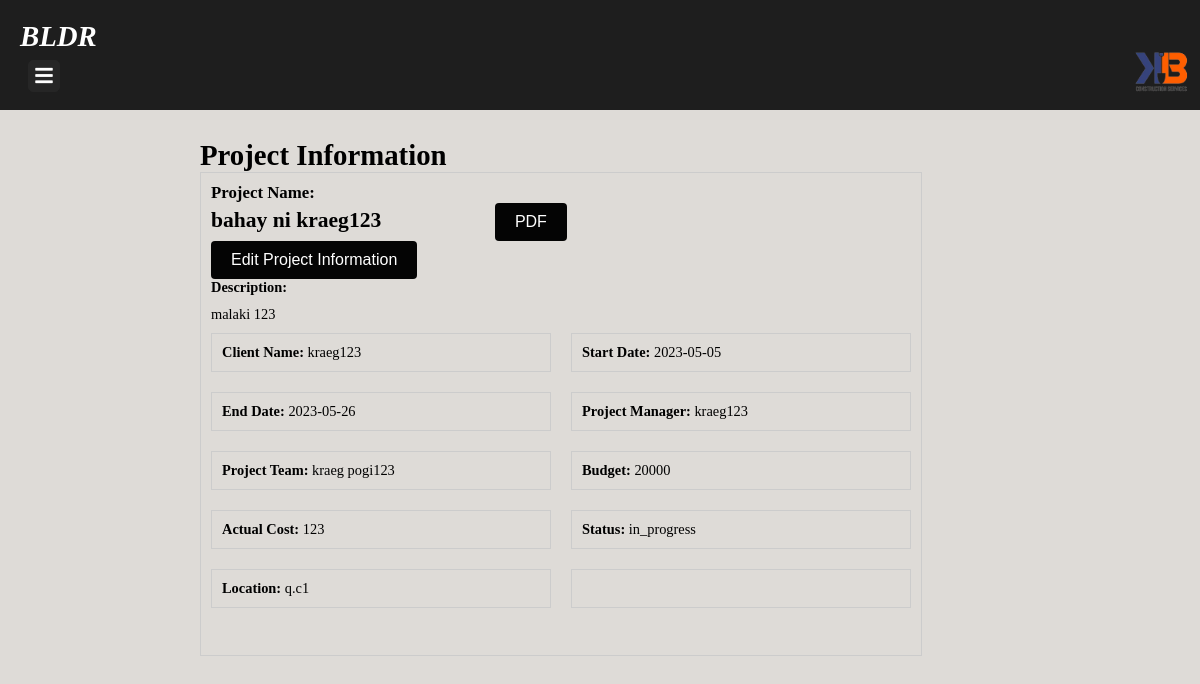
Screenshot of /display_project.php?id=6 with the database file from the repository.
### tables this page shows
CREATE TABLE `project` (
  `project_id` int(11) NOT NULL,
  `project_name` varchar(255) NOT NULL,
  `project_description` text NOT NULL,
  `client_name` varchar(255) NOT NULL,
  `start_date` date NOT NULL,
  `end_date` date NOT NULL,
  `project_manager` varchar(255) NOT NULL,
  `project_team` text NOT NULL,
  `budget` float NOT NULL,
  `actual_cost` float DEFAULT NULL,
  `status` varchar(255) NOT NULL,
  `location` varchar(255) NOT NULL,
  `image` text DEFAULT NULL
);

### display_project.php (the view, shortened to what this page needs)
<?php
include("connection.php");
$project_id = mysqli_real_escape_string($con, $_GET['id']);
$query = "SELECT * FROM project WHERE project_id = $project_id";
$result = mysqli_query($con, $query);
include('layouts/header.php');
?>
<div class="main-content">
  <div class="container">
    <div class="project-list">
      <h1>Project Information</h1>
      <?php
      if ($result && mysqli_num_rows($result) > 0) {
          $row = mysqli_fetch_assoc($result);
          $project_name = $row['project_name'];
          $project_description = $row['project_description'];
          $client_name = $row['client_name'];
          $start_date = $row['start_date'];
          $end_date = $row['end_date'];
          $project_manager = $row['project_manager'];
          $project_team = $row['project_team'];
          $budget = $row['budget'];
          $actual_cost = $row['actual_cost'];
          $status = $row['status'];
          $location = $row['location'];
          ?>
          <div class="project">
            <h3><strong>Project Name:</strong></h3>
            <form action="generate_pdf.php" method="POST" target="_blank">
              <div style="display: inline-block;">
                <h2 style="display: inline; margin-right: 110px;"><?php echo $project_name ?></h2>
                <button type="submit" class="edit-button">PDF</button>
                <br>
              </div>
              <br>
            </form>
            <form action="edit_project.php" method="GET">
              <button type="submit" class="edit-button">Edit Project Information</button>
            </form>
            <strong>Description:</strong>
            <p><?php echo $project_description ?></p>
            <div class="project-details">
              <div class="detail">
                <strong>Client Name:</strong>
                <span><?php echo $client_name ?></span>
              </div>
              <div class="detail">
                <strong>Start Date:</strong>
                <span><?php echo $start_date ?></span>
              </div>
              <div class="detail">
                <strong>End Date:</strong>
                <span><?php echo $end_date ?></span>
              </div>
              <div class="detail">
                <strong>Project Manager:</strong>
                <span><?php echo $project_manager ?></span>
              </div>
              <div class="detail">
                <strong>Project Team:</strong>
                <span><?php echo $project_team ?></span>
              </div>
              <div class="detail">
                <strong>Budget:</strong>
                <span><?php echo $budget ?></span>
              </div>
              <div class="detail">
                <strong>Actual Cost:</strong>
                <span><?php echo $actual_cost ?></span>
              </div>
              <div class="detail">
                <strong>Status:</strong>
                <?php if ($status == 'canceled'): ?>
                  <span style="background-color: #FFCDD2;"><?php echo $status ?></span>
                <?php elseif ($status == 'completed'): ?>
                  <span style="background-color: green;"><?php echo $status ?></span>
                <?php else: ?>
                  <span><?php echo $status ?></span>
                <?php endif; ?>
              </div>
              <div class="detail">
                <strong>Location:</strong>
                <span><?php echo $location ?></span>
              </div>
              <div class="detail">
              </div>
              <br>
            </div>
          </div>
        <?php
      } else {
          echo "Error retrieving project details.";
      }
      ?>
    </div>
  </div>
</div>
</body>
</html>

### bldr.css (style rules this page uses)
body { font-size: 0.9em; }
* { margin: 0; padding: 0; text-decoration: none; }
.main-content { margin-left: 0; padding: 20px; transition: margin-left 0.5s; }
.main-content { margin-top: 100px; }
h2 { margin-bottom: 20px; }
p { margin-bottom: 10px; }
body { background-color: #dedbd7; }

### existing.css (style rules this page uses)
.project { border: 1px solid #ccc; padding: 10px; margin-bottom: 15px; max-width: 700px; }
h2 { display: inline-block; }
.project h3 { margin: 0; }
.container { margin: 0 auto; max-width: 800px; }
.edit-button { background-color: #040404; color: white; border: none; padding: 10px 20px; text-align: center; text-decoration: none; display: inline-block; font-size: 16px; border-radius: 4px; transition: background-color 0.3s ease; cursor: pointer; }
.project p { margin: 10px 0; }
.project-details { display: flex; flex-wrap: wrap; gap: 20px; }
.project-details .detail { border: 1px solid #ccc; padding: 10px; width: calc(50% - 10px); box-sizing: border-box; }
.project-details .detail:nth-child(odd) { clear: left; }

### rows the page displays
project: project_name "bahay ni kraeg123", project_description "malaki 123", client_name "kraeg123", start_date "2023-05-05", end_date "2023-05-26", project_manager "kraeg123", project_team "kraeg pogi123", budget "20000", actual_cost "123", status "in_progress", location "q.c1"
